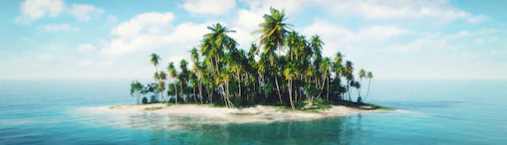
#> input picture island.jpg, 507 x 145 px
$ python 'prg2 scaling.py'
#> lines starting #> are read from the running program, lines starting #| are printed output that depends on the picture
import cv2 as cv
img=cv.imread("island.jpg")
#> img is the input picture: shape (145, 507, 3); mean B, G, R 187, 188.1, 155.4
cv.imshow('image',img)
res=cv.resize(img,(0,0),fx=0.50,fy=0.50)
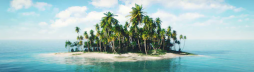
#> res: shape (72, 254, 3); mean B, G, R 187.5, 188.7, 156.3
cv.imshow("Result",res)
cv.waitKey(0)
cv.destroyAllWindows(0)

$ run again, with cam.jpg copied over island.jpg
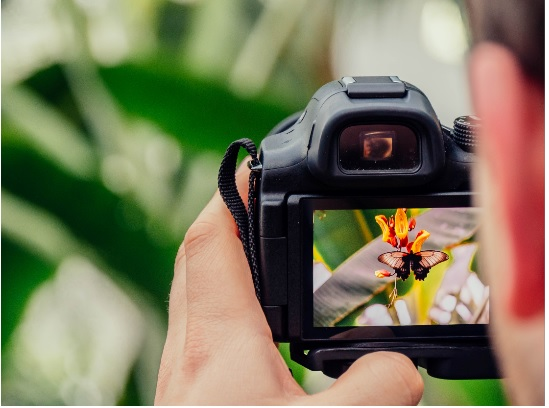
#> input picture cam.jpg, 549 x 408 px
#> img is the input picture: shape (408, 549, 3); mean B, G, R 92.4, 121.2, 123.7
#> `res=cv.resize(img,(0,0),fx=0.50,fy=0.50)`:
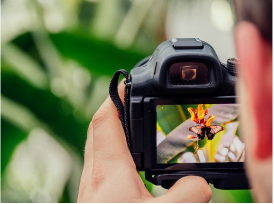
#> res: shape (204, 274, 3); mean B, G, R 92.2, 121, 123.6

$ run again, with img.jpg copied over island.jpg
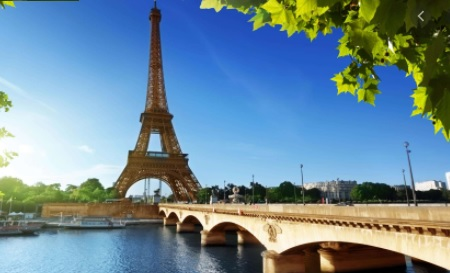
#> input picture img.jpg, 450 x 273 px
#> img is the input picture: shape (273, 450, 3); mean B, G, R 153.2, 138.7, 110.4
#> `res=cv.resize(img,(0,0),fx=0.50,fy=0.50)`:
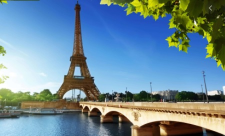
#> res: shape (136, 225, 3); mean B, G, R 153.6, 139, 110.7

$ run again, with kid.jpg copied over island.jpg
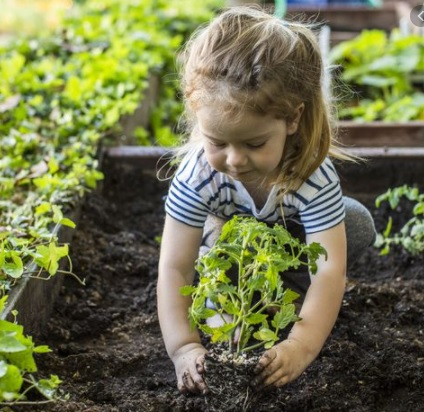
#> input picture kid.jpg, 424 x 412 px
#> img is the input picture: shape (412, 424, 3); mean B, G, R 76.6, 113.4, 111.1
#> `res=cv.resize(img,(0,0),fx=0.50,fy=0.50)`:
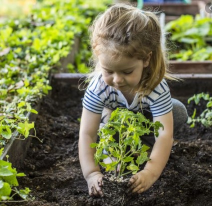
#> res: shape (206, 212, 3); mean B, G, R 76.7, 113.5, 111.2
